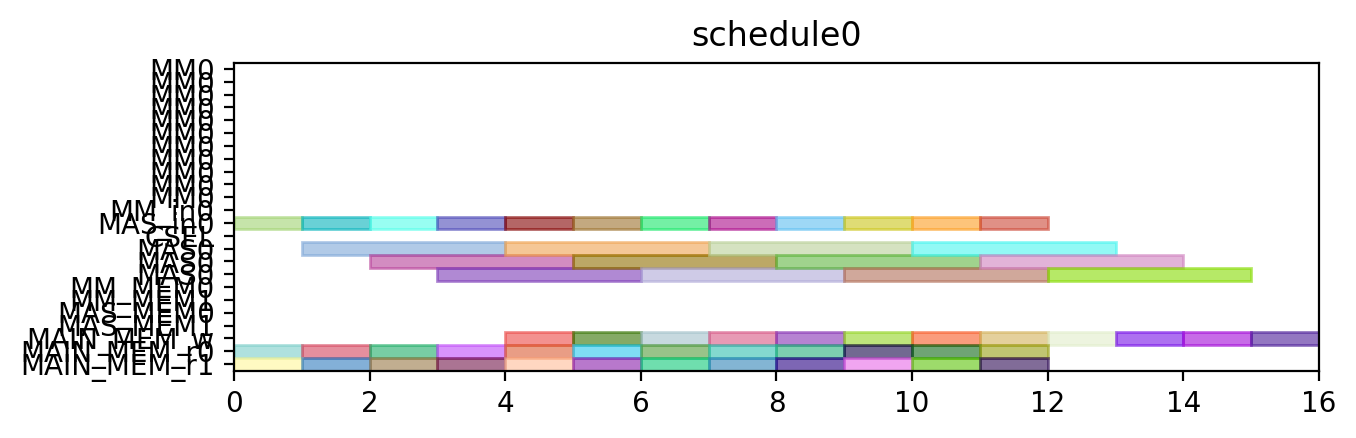

Python code for this plot:
from pyschedule import Scenario, solvers, plotters, alt


def solve():
	horizon = 120
	S = Scenario("schedule0", horizon=horizon)

	# resource
	MM = S.Resources('MM', num=1, size=11)
	MM_in = S.Resources('MM_in', num=1)
	MAS_in = S.Resources('MAS_in', num=1)
	CSEL = S.Resource('CSEL')
	MAS = S.Resources('MAS', num=1, size=3, periods=range(1, horizon))
	MM_MEM = S.Resources('MM_MEM', num=2)
	MAS_MEM = S.Resources('MAS_MEM', num=2)
	MAIN_MEM_w = S.Resource('MAIN_MEM_w', size=1)
	MAIN_MEM_r = S.Resources('MAIN_MEM_r', num=2)

	# result of previous scheduling

	# new tasks
	c000 = S.Task('c000', length=3, delay_cost=1)
	c000 += alt(MAS)
	c000_in = S.Task('c000_in', length=1, delay_cost=1)
	c000_in += alt(MAS_in)
	S += c000_in*MAS_in[0]<=c000*MAS[0]

	S += 0<c000

	c000_w = S.Task('c000_w', length=1, delay_cost=1)
	c000_w += alt(MAIN_MEM_w)
	S += c000 <= c000_w

	c000_mem0 = S.Task('c000_mem0', length=1, delay_cost=1)
	c000_mem0 += MAIN_MEM_r[0]
	S += c000_mem0 <= c000

	c000_mem1 = S.Task('c000_mem1', length=1, delay_cost=1)
	c000_mem1 += MAIN_MEM_r[1]
	S += c000_mem1 <= c000

	c001 = S.Task('c001', length=3, delay_cost=1)
	c001 += alt(MAS)
	c001_in = S.Task('c001_in', length=1, delay_cost=1)
	c001_in += alt(MAS_in)
	S += c001_in*MAS_in[0]<=c001*MAS[0]

	S += 0<c001

	c001_w = S.Task('c001_w', length=1, delay_cost=1)
	c001_w += alt(MAIN_MEM_w)
	S += c001 <= c001_w

	c001_mem0 = S.Task('c001_mem0', length=1, delay_cost=1)
	c001_mem0 += MAIN_MEM_r[0]
	S += c001_mem0 <= c001

	c001_mem1 = S.Task('c001_mem1', length=1, delay_cost=1)
	c001_mem1 += MAIN_MEM_r[1]
	S += c001_mem1 <= c001

	c010 = S.Task('c010', length=3, delay_cost=1)
	c010 += alt(MAS)
	c010_in = S.Task('c010_in', length=1, delay_cost=1)
	c010_in += alt(MAS_in)
	S += c010_in*MAS_in[0]<=c010*MAS[0]

	S += 0<c010

	c010_w = S.Task('c010_w', length=1, delay_cost=1)
	c010_w += alt(MAIN_MEM_w)
	S += c010 <= c010_w

	c010_mem0 = S.Task('c010_mem0', length=1, delay_cost=1)
	c010_mem0 += MAIN_MEM_r[0]
	S += c010_mem0 <= c010

	c010_mem1 = S.Task('c010_mem1', length=1, delay_cost=1)
	c010_mem1 += MAIN_MEM_r[1]
	S += c010_mem1 <= c010

	c011 = S.Task('c011', length=3, delay_cost=1)
	c011 += alt(MAS)
	c011_in = S.Task('c011_in', length=1, delay_cost=1)
	c011_in += alt(MAS_in)
	S += c011_in*MAS_in[0]<=c011*MAS[0]

	S += 0<c011

	c011_w = S.Task('c011_w', length=1, delay_cost=1)
	c011_w += alt(MAIN_MEM_w)
	S += c011 <= c011_w

	c011_mem0 = S.Task('c011_mem0', length=1, delay_cost=1)
	c011_mem0 += MAIN_MEM_r[0]
	S += c011_mem0 <= c011

	c011_mem1 = S.Task('c011_mem1', length=1, delay_cost=1)
	c011_mem1 += MAIN_MEM_r[1]
	S += c011_mem1 <= c011

	c100 = S.Task('c100', length=3, delay_cost=1)
	c100 += alt(MAS)
	c100_in = S.Task('c100_in', length=1, delay_cost=1)
	c100_in += alt(MAS_in)
	S += c100_in*MAS_in[0]<=c100*MAS[0]

	S += 0<c100

	c100_w = S.Task('c100_w', length=1, delay_cost=1)
	c100_w += alt(MAIN_MEM_w)
	S += c100 <= c100_w

	c100_mem0 = S.Task('c100_mem0', length=1, delay_cost=1)
	c100_mem0 += MAIN_MEM_r[0]
	S += c100_mem0 <= c100

	c100_mem1 = S.Task('c100_mem1', length=1, delay_cost=1)
	c100_mem1 += MAIN_MEM_r[1]
	S += c100_mem1 <= c100

	c101 = S.Task('c101', length=3, delay_cost=1)
	c101 += alt(MAS)
	c101_in = S.Task('c101_in', length=1, delay_cost=1)
	c101_in += alt(MAS_in)
	S += c101_in*MAS_in[0]<=c101*MAS[0]

	S += 0<c101

	c101_w = S.Task('c101_w', length=1, delay_cost=1)
	c101_w += alt(MAIN_MEM_w)
	S += c101 <= c101_w

	c101_mem0 = S.Task('c101_mem0', length=1, delay_cost=1)
	c101_mem0 += MAIN_MEM_r[0]
	S += c101_mem0 <= c101

	c101_mem1 = S.Task('c101_mem1', length=1, delay_cost=1)
	c101_mem1 += MAIN_MEM_r[1]
	S += c101_mem1 <= c101

	c110 = S.Task('c110', length=3, delay_cost=1)
	c110 += alt(MAS)
	c110_in = S.Task('c110_in', length=1, delay_cost=1)
	c110_in += alt(MAS_in)
	S += c110_in*MAS_in[0]<=c110*MAS[0]

	S += 0<c110

	c110_w = S.Task('c110_w', length=1, delay_cost=1)
	c110_w += alt(MAIN_MEM_w)
	S += c110 <= c110_w

	c110_mem0 = S.Task('c110_mem0', length=1, delay_cost=1)
	c110_mem0 += MAIN_MEM_r[0]
	S += c110_mem0 <= c110

	c110_mem1 = S.Task('c110_mem1', length=1, delay_cost=1)
	c110_mem1 += MAIN_MEM_r[1]
	S += c110_mem1 <= c110

	c111 = S.Task('c111', length=3, delay_cost=1)
	c111 += alt(MAS)
	c111_in = S.Task('c111_in', length=1, delay_cost=1)
	c111_in += alt(MAS_in)
	S += c111_in*MAS_in[0]<=c111*MAS[0]

	S += 0<c111

	c111_w = S.Task('c111_w', length=1, delay_cost=1)
	c111_w += alt(MAIN_MEM_w)
	S += c111 <= c111_w

	c111_mem0 = S.Task('c111_mem0', length=1, delay_cost=1)
	c111_mem0 += MAIN_MEM_r[0]
	S += c111_mem0 <= c111

	c111_mem1 = S.Task('c111_mem1', length=1, delay_cost=1)
	c111_mem1 += MAIN_MEM_r[1]
	S += c111_mem1 <= c111

	c200 = S.Task('c200', length=3, delay_cost=1)
	c200 += alt(MAS)
	c200_in = S.Task('c200_in', length=1, delay_cost=1)
	c200_in += alt(MAS_in)
	S += c200_in*MAS_in[0]<=c200*MAS[0]

	S += 0<c200

	c200_w = S.Task('c200_w', length=1, delay_cost=1)
	c200_w += alt(MAIN_MEM_w)
	S += c200 <= c200_w

	c200_mem0 = S.Task('c200_mem0', length=1, delay_cost=1)
	c200_mem0 += MAIN_MEM_r[0]
	S += c200_mem0 <= c200

	c200_mem1 = S.Task('c200_mem1', length=1, delay_cost=1)
	c200_mem1 += MAIN_MEM_r[1]
	S += c200_mem1 <= c200

	c201 = S.Task('c201', length=3, delay_cost=1)
	c201 += alt(MAS)
	c201_in = S.Task('c201_in', length=1, delay_cost=1)
	c201_in += alt(MAS_in)
	S += c201_in*MAS_in[0]<=c201*MAS[0]

	S += 0<c201

	c201_w = S.Task('c201_w', length=1, delay_cost=1)
	c201_w += alt(MAIN_MEM_w)
	S += c201 <= c201_w

	c201_mem0 = S.Task('c201_mem0', length=1, delay_cost=1)
	c201_mem0 += MAIN_MEM_r[0]
	S += c201_mem0 <= c201

	c201_mem1 = S.Task('c201_mem1', length=1, delay_cost=1)
	c201_mem1 += MAIN_MEM_r[1]
	S += c201_mem1 <= c201

	c210 = S.Task('c210', length=3, delay_cost=1)
	c210 += alt(MAS)
	c210_in = S.Task('c210_in', length=1, delay_cost=1)
	c210_in += alt(MAS_in)
	S += c210_in*MAS_in[0]<=c210*MAS[0]

	S += 0<c210

	c210_w = S.Task('c210_w', length=1, delay_cost=1)
	c210_w += alt(MAIN_MEM_w)
	S += c210 <= c210_w

	c210_mem0 = S.Task('c210_mem0', length=1, delay_cost=1)
	c210_mem0 += MAIN_MEM_r[0]
	S += c210_mem0 <= c210

	c210_mem1 = S.Task('c210_mem1', length=1, delay_cost=1)
	c210_mem1 += MAIN_MEM_r[1]
	S += c210_mem1 <= c210

	c211 = S.Task('c211', length=3, delay_cost=1)
	c211 += alt(MAS)
	c211_in = S.Task('c211_in', length=1, delay_cost=1)
	c211_in += alt(MAS_in)
	S += c211_in*MAS_in[0]<=c211*MAS[0]

	S += 0<c211

	c211_w = S.Task('c211_w', length=1, delay_cost=1)
	c211_w += alt(MAIN_MEM_w)
	S += c211 <= c211_w

	c211_mem0 = S.Task('c211_mem0', length=1, delay_cost=1)
	c211_mem0 += MAIN_MEM_r[0]
	S += c211_mem0 <= c211

	c211_mem1 = S.Task('c211_mem1', length=1, delay_cost=1)
	c211_mem1 += MAIN_MEM_r[1]
	S += c211_mem1 <= c211

	solvers.mip.solve(S,msg=1,kind='CPLEX',ratio_gap=1.01)

	solution = [['hoge']*len(S.solution()[1]) for i in range(len(S.solution()))]
	for i in range(len(S.solution())):
		for j in range(len(S.solution()[i])):
			solution[i][j]=str(S.solution()[i][j])
	print(solution)

	cycles = int(solution[-1][3])

	pic_file_name = "/mnt/rose/usr1/fukuda/ABE/multiRAM_multiMAS_16mux/scheduling_result/stage11MM1_stage3MAS1/CONJ/schedule0.png"
	if(S.solution() != []):
		plotters.matplotlib.plot(S,img_filename=pic_file_name, show_task_labels=False, fig_size=(cycles*0.25+3, 2))

	return solution
